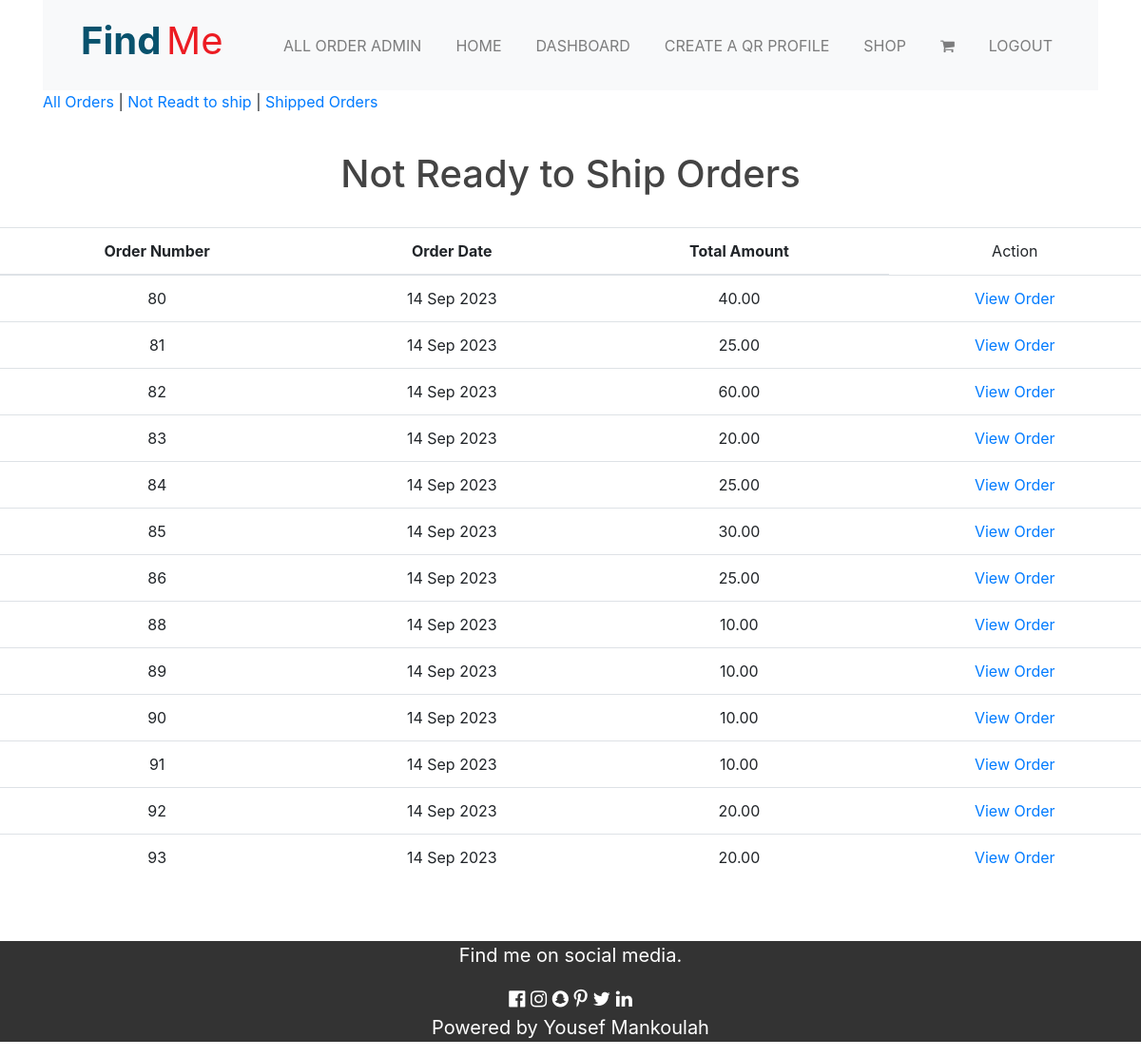
The app's page /order/NotReadyOrderHistory/ (signed in), older data.
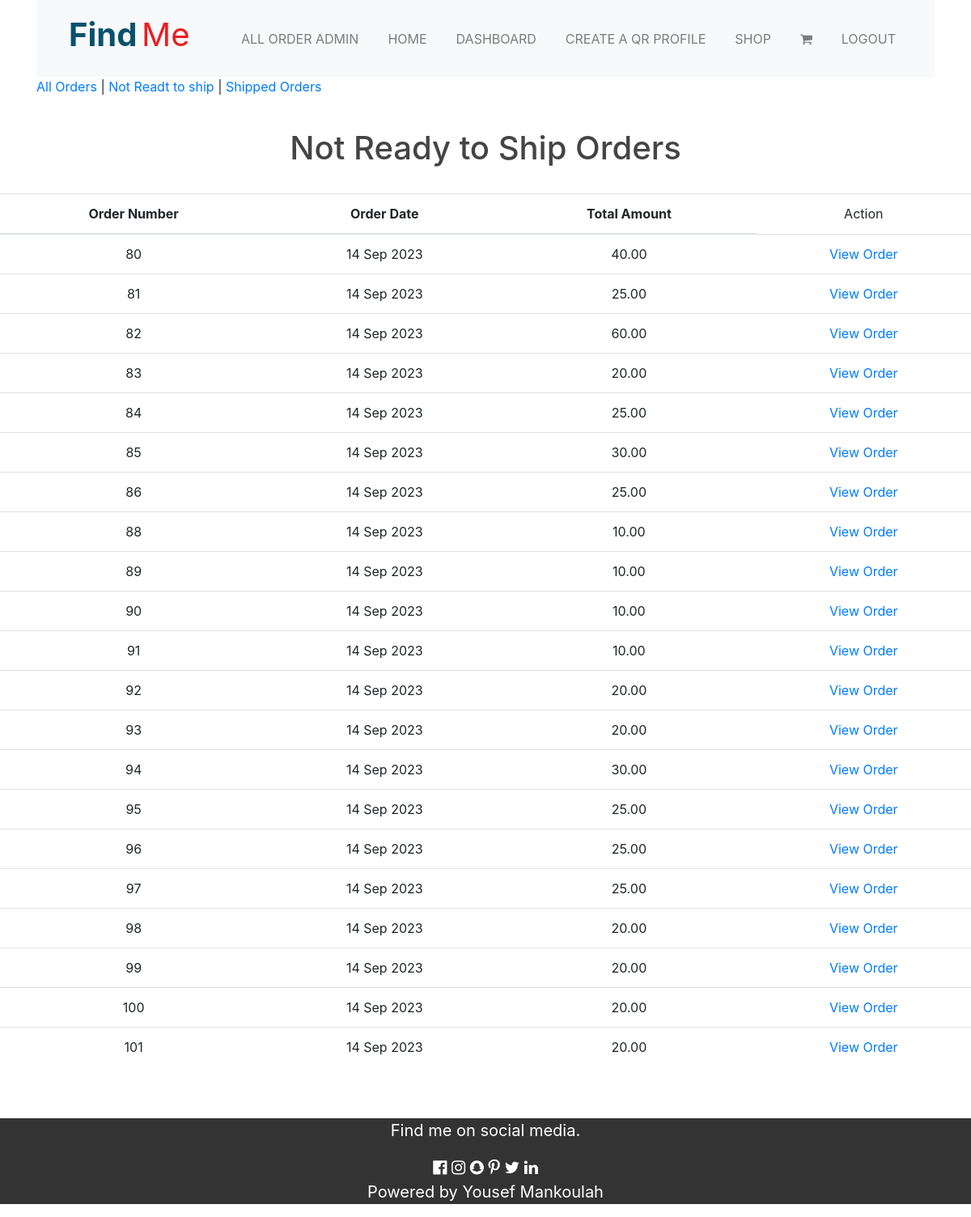
The same page, newer data.
### order/models.py (models this page shows, shortened)
class Order(models.Model):
    token = models.CharField(max_length=250, blank=True)
    total = models.DecimalField(max_digits=10, decimal_places=2, verbose_name='USD Order Total')
    emailAddress = models.EmailField(max_length=250, blank=True, verbose_name='Email Address')
    created = models.DateTimeField(auto_now_add=True)
    billingName = models.CharField(max_length=250, blank=True)
    billingAddress1 = models.CharField(max_length=250, blank=True)
    billingCity = models.CharField(max_length=250, blank=True)
    billingPostcode = models.CharField(max_length=10, blank=True)
    billingCountry = models.CharField(max_length=200, blank=True)
    shippingName = models.CharField(max_length=250, blank=True)
    shippingAddress1 = models.CharField(max_length=250, blank=True)
    shippingCity = models.CharField(max_length=250, blank=True)
    shippingPostcode = models.CharField(max_length=10, blank=True)
    shippingCountry = models.CharField(max_length=200, blank=True)
    ready_to_ship = models.BooleanField(default=False, blank=True, null=True)
    ship = models.BooleanField(default=False, blank=True, null=True)
    class Meta:
        db_table = 'Order'
        ordering = ['-created']

### order/views.py (the view)
# urls.py: path('NotReadyOrderHistory/', views.NotReadyOrderHistory, name="NotReadyOrderHistory"),
@login_required()
def NotReadyOrderHistory(request):
    if request.user.is_superuser:
        order_details = Order.objects.filter(ready_to_ship= False).order_by('id').values()
    else:
        return HttpResponse("<h1>You are not welcoming here</h1>")
    return render(request, 'order/ready_to_ship.html', {'order_details': order_details})

### order/templates/order/ready_to_ship.html
{% extends "base.html" %}
{% load static %}
{% block content %}
{% if request.user.is_superuser %}
<div class="mx-auto container">
    <p><a href="{% url 'allOrderHistory' %}">All Orders</a> | <a href="{% url 'NotReadyOrderHistory' %}">Not Readt to ship</a> | <a href="{% url 'shippedOrderHistory' %}">Shipped Orders</a></p>
</div>
    <div>
        <div class="text-center"><br>
            <h1 class="text-center my-title">
                Not Ready to Ship Orders
            </h1><br>
            {% if order_details %}
            <table class="table table-stripped">
                <thead>
                <tr>
                    <th>Order Number</th>
                    <th>Order Date</th>
                    <th>Total Amount</th>
                    <td>Action</td>
                </tr>
                </thead>
                <tbody>
                    {% for order in order_details %}
                        <tr>
                            <td>{{order.id}}</td>
                            <td>{{ order.created|date:"d M Y" }}</td>
                            <td>{{order.total}}</td>
                            <td><a href="{% url 'order_detail' order.id %}">View Order</a></td>
                        </tr>
                    {% endfor %}
                </tbody>
            </table>
            {% else %}
                <p>All The orders are ready to ship <br><br></p>
            {% endif %}
        </div>
    </div>
<br><br>
{% endif %}
{% endblock %}

Row changes from the older to the newer data that the page shows:
added Order: id "94", created "14 Sep 2023", total "30.00"
added Order: id "95", created "14 Sep 2023", total "25.00"
added Order: id "96", created "14 Sep 2023", total "25.00"
added Order: id "97", created "14 Sep 2023", total "25.00"
added Order: id "98", created "14 Sep 2023", total "20.00"
added Order: id "99", created "14 Sep 2023", total "20.00"
added Order: id "100", created "14 Sep 2023", total "20.00"
added Order: id "101", created "14 Sep 2023", total "20.00"
